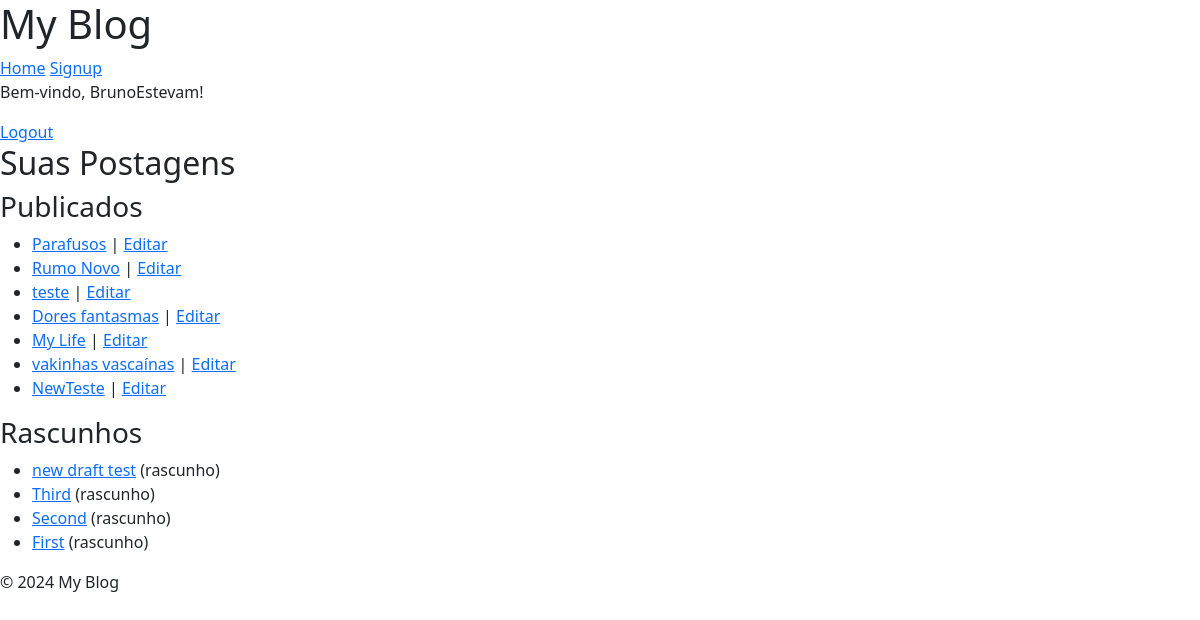
Before: /my-posts/ (signed in) with the older database file.
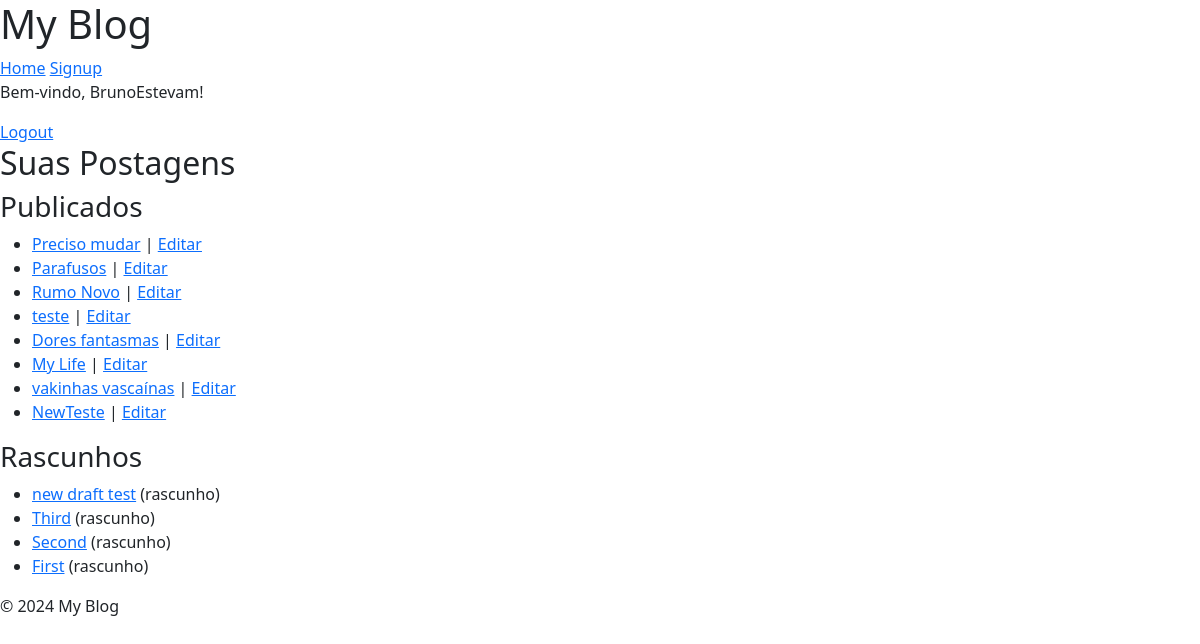
After: the same page with the newer database file.
### blog/models.py (models this page shows, shortened)
class Post(models.Model):
    class NewManager(models.Manager):
        def get_queryset(self):
            return super().get_queryset().filter(status='published')
    options = (
        ('draft', 'Draft'),
        ('published', 'Published'),
    )
    title = models.CharField(max_length=255)
    excerpt = models.TextField(null=True)
    slug = models.SlugField(max_length=255, unique_for_date='publish', blank=True)
    publish = models.DateTimeField(default=timezone.now)
    author = models.ForeignKey(User, on_delete=models.CASCADE, related_name='blog_posts')
    content = models.TextField()
    status = models.CharField(max_length=10, choices=options, default='draft')
    objects = models.Manager()
    newmanager = NewManager()
    likes = models.ManyToManyField(User, related_name='post_likes', blank=True)
    dislikes = models.ManyToManyField(User, related_name='post_dislikes', blank=True)
    image = models.ImageField(upload_to='post_images/', blank=True, null= True)
    class Meta:
        ordering = ('-publish',)

### blog/views.py (the view)
# urls.py: path('my-posts/', views.user_posts, name='user_posts'),
@login_required
def user_posts(request):
    posts_published = Post.objects.filter(author=request.user, status='published')
    posts_drafts = Post.objects.filter(author=request.user, status='draft')  # Se houver rascunhos
    return render(request, 'blog/user_posts.html', {
        'posts_published': posts_published,
        'posts_drafts': posts_drafts
    })

### blog/templates/blog/user_posts.html
{% extends "base_generic.html" %}
{% block content %}
  <h2>Suas Postagens</h2>
  <h3>Publicados</h3>
  <ul>
    {% for post in posts_published %}
      <li>
        <a href="{% url 'blog:post_single' post.slug %}">{{ post.title }}</a> |
        <a href="{% url 'blog:edit_post' post.slug %}">Editar</a>
      </li>
    {% empty %}
      <li>Você ainda não publicou nenhum post.</li>
    {% endfor %}
  </ul>
  <h3>Rascunhos</h3>
  <ul>
    {% for post in posts_drafts %}
      <li>
        <a href="{% url 'blog:edit_post' post.slug %}">{{ post.title }}</a> (rascunho)
      </li>
    {% empty %}
      <li>Você não tem rascunhos.</li>
    {% endfor %}
  </ul>
{% endblock %}

Changed rows visible on the page:
added Post: title "Preciso mudar", shown under "Publicados"
